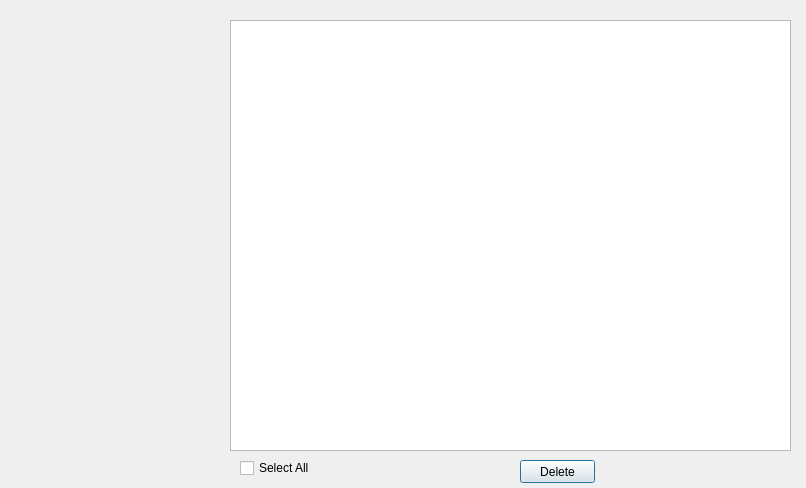
<?xml version="1.0" encoding="UTF-8"?>
<ui version="4.0">
 <class>DevManagerDialog</class>
 <widget class="QDialog" name="DevManagerDialog">
  <property name="geometry">
   <rect>
    <x>0</x>
    <y>0</y>
    <width>806</width>
    <height>488</height>
   </rect>
  </property>
  <property name="sizePolicy">
   <sizepolicy hsizetype="Minimum" vsizetype="Minimum">
    <horstretch>0</horstretch>
    <verstretch>0</verstretch>
   </sizepolicy>
  </property>
  <property name="minimumSize">
   <size>
    <width>806</width>
    <height>488</height>
   </size>
  </property>
  <property name="windowTitle">
   <string>Dialog</string>
  </property>
  <widget class="QListView" name="listView_files">
   <property name="geometry">
    <rect>
     <x>230</x>
     <y>20</y>
     <width>561</width>
     <height>431</height>
    </rect>
   </property>
   <property name="sizePolicy">
    <sizepolicy hsizetype="Minimum" vsizetype="Minimum">
     <horstretch>0</horstretch>
     <verstretch>0</verstretch>
    </sizepolicy>
   </property>
   <property name="minimumSize">
    <size>
     <width>561</width>
     <height>431</height>
    </size>
   </property>
  </widget>
  <widget class="QCheckBox" name="chkbtn_sel">
   <property name="geometry">
    <rect>
     <x>240</x>
     <y>460</y>
     <width>81</width>
     <height>16</height>
    </rect>
   </property>
   <property name="text">
    <string>Select All</string>
   </property>
  </widget>
  <widget class="QPushButton" name="btnDelete">
   <property name="geometry">
    <rect>
     <x>520</x>
     <y>460</y>
     <width>75</width>
     <height>23</height>
    </rect>
   </property>
   <property name="text">
    <string>Delete</string>
   </property>
  </widget>
 </widget>
 <resources/>
 <connections/>
</ui>
